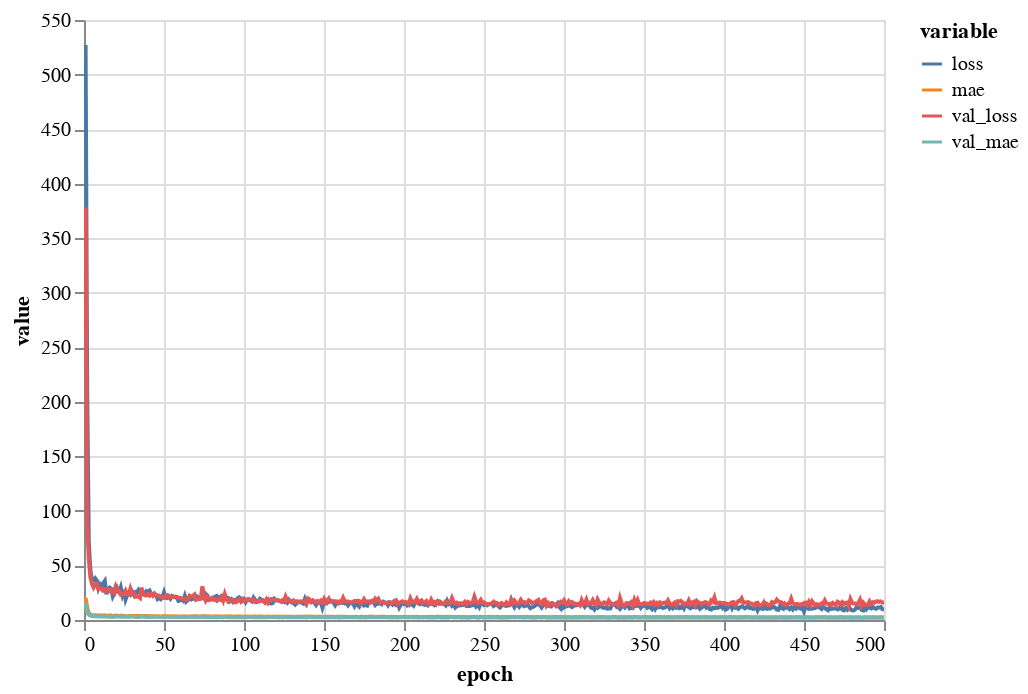

The cell this chart's notebook holds for it:
### Code cell
# Display the loss and error chart
import altair as alt

# Operate on a copy to not modify loss_df
df = return_value["df"].copy()
data = df.reset_index().melt(
    id_vars=['epoch'], 
    value_vars=['loss', 'mae', 'val_loss', 'val_mae'])

bind = alt.selection_interval(bind='scales')

alt.Chart(data).mark_line().encode(
    x='epoch',
    y='value',
    color='variable'
).add_selection(
    bind
)

### Figure 1 — Vega-Lite specification as saved in the notebook (floating-point values rounded to 4 significant figures; data arrays with more than 128 entries replaced by an {"elided": "..."} marker saying what was removed)
{"config": {"view": {"continuousWidth": 400, "continuousHeight": 300}}, "data": {"name": "data-cfe5269f034680b345aec2ff8868f1cf"}, "mark": "line", "encoding": {"color": {"type": "nominal", "field": "variable"}, "x": {"type": "quantitative", "field": "epoch"}, "y": {"type": "quantitative", "field": "value"}}, "selection": {"selector001": {"type": "interval", "bind": "scales"}}, "$schema": "https://vega.github.io/schema/vega-lite/v4.8.1.json", "datasets": {"data-cfe5269f034680b345aec2ff8868f1cf": {"elided": "2000 records"}}}
